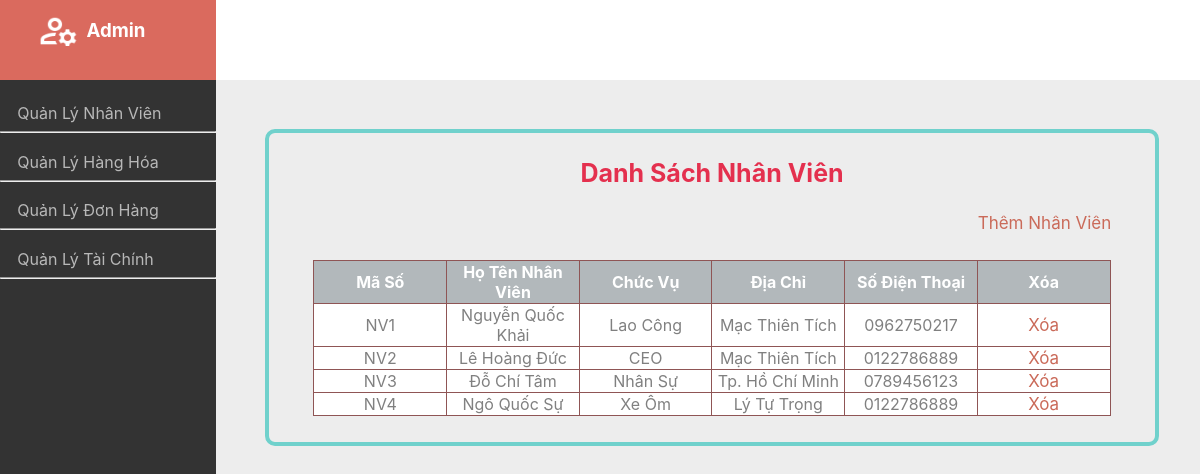
Page /admin/nhanvien.php on the committed database.
### tables this page shows
CREATE TABLE `nhanvien` (
  `MSNV` varchar(255) NOT NULL,
  `HoTenNV` varchar(255) NOT NULL,
  `ChucVu` varchar(255) NOT NULL,
  `DiaChi` varchar(255) NOT NULL,
  `SoDienThoai` varchar(11) NOT NULL
);

### admin/nhanvien.php (the view, shortened to what this page needs)
<html lang="en">
<head>
    <link rel="stylesheet" href="admin.css">
</head>
<?php
$conn = mysqli_connect('localhost', 'root', '', 'quanlydathang');
mysqli_set_charset($conn, 'UTF8');
?>
<body>
    <div class="header">
        <div class="name">
            <img src="../img/admin.png" alt="" >
            <h3>Admin</h3>
        </div>
        <div class="right"></div>
    </div>
    <div class="father">
            <div class="menu">
                 <a href="nhanvien.php">
                    <div class="sidebar">
                       <span>Quản Lý Nhân Viên</span>
                           <hr>
                   </div>
                </a>
                <a href="index.php">
                    <div class="sidebar">
                       <span>Quản Lý Hàng Hóa</span>
                           <hr>
                   </div>
                </a>
                <a href="donhang.php">
                    <div class="sidebar">
                       <span>Quản Lý Đơn Hàng</span>
                           <hr>
                   </div>
                </a>
                <a href="taichinh.php">
                    <div class="sidebar">
                       <span>Quản Lý Tài Chính</span>
                           <hr>
                   </div>
                </a>
            </div>
                <div class="inf">
                        <div class="list_product">
                                <h3>Danh Sách Nhân Viên</h3>
                                    <a class="them" href="add_member.php">Thêm Nhân Viên</a>
                                <table class="table_hanghoa">
                                    <tr>
                                        <th>Mã Số </th>
                                        <th>Họ Tên Nhân Viên</th>
                                        <th>Chức Vụ</th>
                                        <th>Địa Chỉ</th>
                                        <th>Số Điện Thoại</th>
                                        <th>Xóa</th>
                                    </tr>
                                    <?php
                                        $sql="select msnv,hotennv,chucvu,diachi,sodienthoai from nhanvien";
                                        $result=mysqli_query($conn, $sql);
                                        if(mysqli_num_rows($result) >0){
                                            while ($product=mysqli_fetch_assoc($result)){
                                                echo("
                                                    <tr>
                                                        <td><span>".$product['msnv']."</span></td>
                                                        <td><span>".$product['hotennv']."</span></td>
                                                        <td><span>".$product['chucvu']."</span></td>
                                                        <td><span>".$product['diachi']."</span></td>
                                                        <td><span>".$product['sodienthoai']."</span></td>
                                                        <td><a href='update_hanghoa.php?msnv=".$product['msnv']."&action=xoanv'>Xóa</a></td>
                                                    </tr>
                                                ");
                                            }
                                        }
                                    ?>
                                    </table>
                        </div>
                </div>
    </div>
</body>
</html>

### admin/admin.css (style rules this page uses)
body { margin: 0%; font-family: -apple-system, BlinkMacSystemFont, 'Segoe UI', Roboto, Oxygen, Ubuntu, Cantarell, 'Open Sans', 'Helvetica Neue', sans-serif; background-color:#ededed; }
.header { height: 10%; display: flex; }
.right { width: 82%; background-color: white; }
.name { background-color: brown; display: flex; width: 18%; text-align: center; color: white; background-color:#da6a5e; }
.name img { height: 50%; width: 20%; margin-top: 5%; margin-right: 3%; margin-left: 17%; }
.father { display: flex; width: 100%; min-height: 100%; }
.menu { width: 18%; padding-top: 1%; background-color: #333333; min-height: 100%; }
.sidebar { padding-top: 5%; transition: 0.3s; }
.sidebar span { margin-left: 8%; }
.menu a { text-decoration: none; color: #B8b8b8; }
.inf { width: 82%; background-color: #ededed; }
table { background-color: white; margin-top: 3%; margin-left: 5%; margin-right: 5%; margin-bottom:3% ; }
table, th, td { border-collapse: collapse; border: 1px solid rgb(143, 85, 85); text-align: center; }
td span { color:grey; }
.list_product { margin-left: 5%; margin-right: 5%; margin-top: 5%; margin-bottom: 5%; border: 4px solid rgb(112, 209, 204); border-radius: 10px; width: 90%; }
.list_product h3 { text-align: center; font-size: 25px; color: rgb(228, 48, 78); }
.list_product a { text-align: center; text-decoration: none; color: rgb(202, 106, 89); font-size: 17px; }
.list_product .table_hanghoa td { width: 15%; }
.list_product table th { background-color: rgba(82, 96, 102, 0.445); color: white; }
.them { text-align: center ; margin-left: 80%; font-size: 17px; color: rgb(34, 22, 22); }

### rows in the picture
nhanvien: MSNV "NV1", HoTenNV "Nguyễn Quốc Khải", ChucVu "Lao Công", DiaChi "Mạc Thiên Tích", SoDienThoai "0962750217"
nhanvien: MSNV "NV2", HoTenNV "Lê Hoàng Đức", ChucVu "CEO", DiaChi "Mạc Thiên Tích", SoDienThoai "0122786889"
nhanvien: MSNV "NV3", HoTenNV "Đỗ Chí Tâm", ChucVu "Nhân Sự", DiaChi "Tp. Hồ Chí Minh", SoDienThoai "0789456123"
nhanvien: MSNV "NV4", HoTenNV "Ngô Quốc Sự", ChucVu "Xe Ôm", DiaChi "Lý Tự Trọng", SoDienThoai "0122786889"
